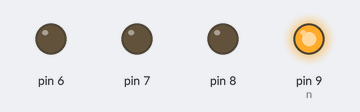
Simulated run of this sketch. Board: Arduino Uno, built with avr-gcc and run on an emulated ATmega328P. On the bench: output pins drawn as LEDs (lit = HIGH).

Above: at 0.05 s.
At 0.25 s:
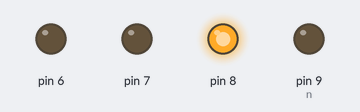
At 0.75 s:
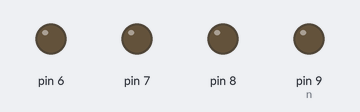
At 1.45 s:
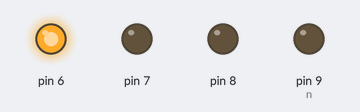
At 2.85 s:
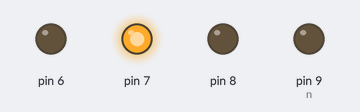
Timing chart, 0 to 3.1 s (numbered marks = the images above):
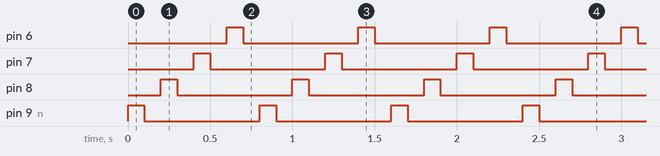

The sketch:

ino1.ino
```cpp
#define OUT OUTPUT
#define IN  INPUT
void setup(){
  pinMode(9,OUT);
  pinMode(8,OUT);
  pinMode(7,OUT);
  pinMode(6,OUT);

  }

void loop(){

  int n = 9;

  while (n >= 6){
    digitalWrite(n, HIGH);
    delay(100);
    digitalWrite(n, LOW);
    delay(100);
    n = n - 1;
  };

}
```

Measured:
- by itself, pin 6–8, pin 9 (n): alternates HIGH for 0.10 s and LOW for 0.70 s
